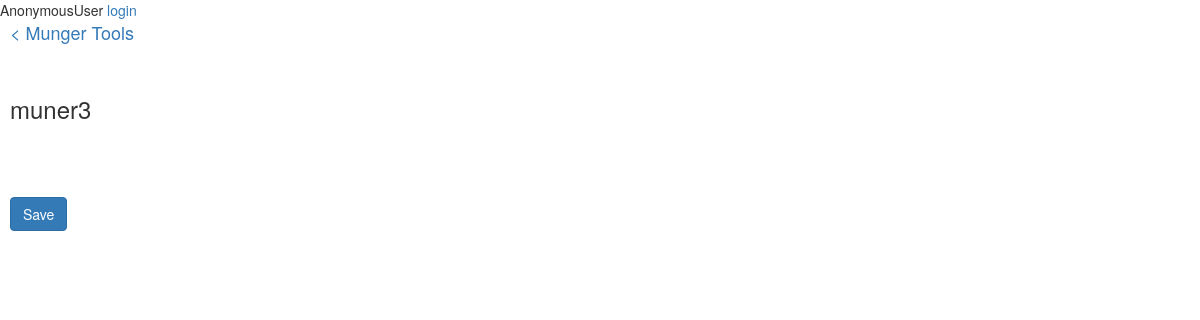
The page /script_builder/pivot_builder/1 on the database as committed earlier.
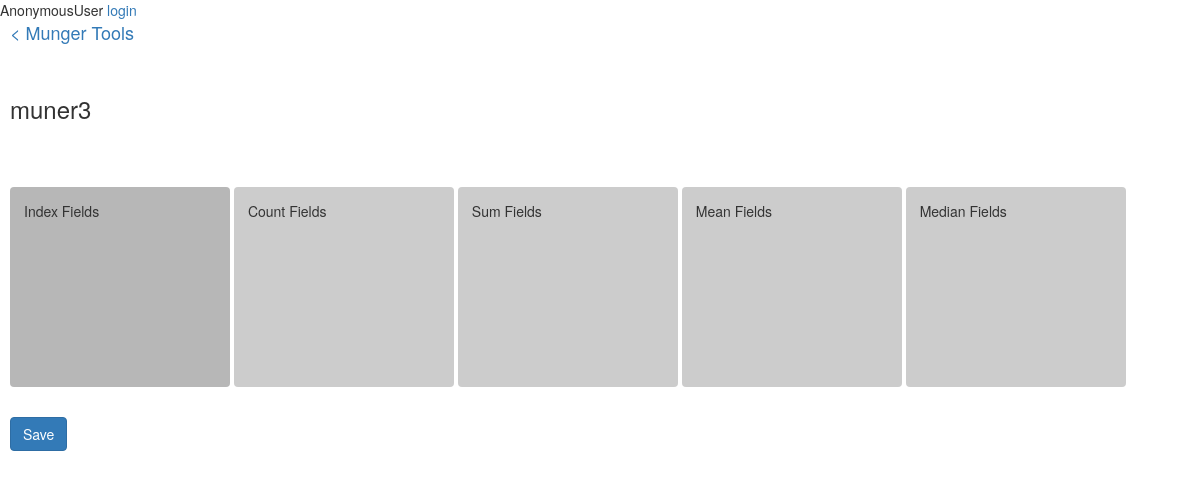
The same page on the database as committed later.
### script_builder/models.py (models this page shows, shortened)
class FieldType(models.Model):
    type_name = models.CharField(max_length=200)

### script_builder/views.py (the view)
# urls.py: url(r'^pivot_builder/(?P<munger_builder_id>[0-9]+)$', views.pivot_builder, name='pivot_builder'),
def pivot_builder(request, munger_builder_id):
    mb = MungerBuilder.objects.get(pk=munger_builder_id)
    fields = mb.data_fields.all()
    field_types = [ft.type_name for ft in FieldType.objects.all()]
    context = {'mb': mb, 'fields': fields, 'field_types': field_types}
    return render(request, 'script_builder/pivot_builder.html', context)

### script_builder/models.py (called while the page is built)
    def active_name(self):
        if self.new_name:
            return self.new_name
        else:
            return self.current_name

### script_builder/templates/script_builder/pivot_builder.html (shortened to what this page needs)
{% extends "base.html" %}
{% load humanize %}
{% block back_link %}
  <p><a class=back-link href="{% url 'munger_tools' mb.id %}">< Munger Tools</a></p>
{% endblock %}
{% block content %}
    <h3>{{ mb.munger_name }}</h3>
    {% if fields %}
      <div id="field-source-bank" class="field-source-bank">
      </div>
    {% else %}
        <p>No fields are available.</p>
    {% endif %}
    {% for field_type in field_types %}
      <div id="{{ field_type }}-dropzone" type="{{ field_type }}" class="dropzone"> {{ field_type|capfirst }} Fields</div>
    {% endfor %}
    <input id="save-pivot-fields" name="save-pivot-fields" class="btn btn-primary" type="submit" value="Save" />
{% endblock content %}

Rows that differ between the two databases and show on the page:
added FieldType: field_types "Index"
added FieldType: field_types "Count"
added FieldType: field_types "Sum"
added FieldType: field_types "Mean"
added FieldType: field_types "Median"
Other text that changed with them:
new list line: "Fields"
